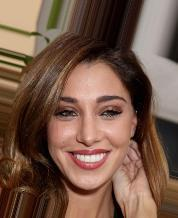
#> input picture test_celeba/011343.jpg, 178 x 218 px; its folder holds only this picture in this run
$ python resize.py
#> lines starting #> are read from the running program, lines starting #| are printed output that depends on the picture
import os
import numpy as np
from PIL import Image
import sys

names=os.listdir('test_celeba')

for name in names:
    im=Image.open('test_celeba/'+name)
#> im is the input picture: PIL image 178x218 RGB; mean R, G, B 118.6, 88.9, 73.2
    im2arr=np.array(im,dtype=np.float32)
    im = Image.fromarray(im2arr.astype('uint8'))
    im2 = im.resize((32, 32), Image.NEAREST)
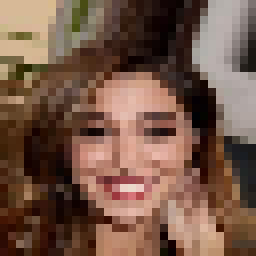
#> im2: PIL image 32x32 RGB (shown 8 times larger); mean R, G, B 117.6, 87.9, 72.3
    im2.save('celeba_resize/'+name+'.png')

$ run again, on test_celeba/032061.jpg
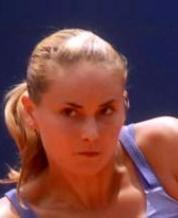
#> input picture test_celeba/032061.jpg, 178 x 218 px
#> im is the input picture: PIL image 178x218 RGB; mean R, G, B 118.4, 69.9, 72
#> `im2 = im.resize((32, 32), Image.NEAREST)`:
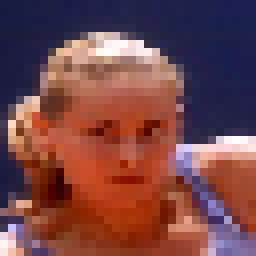
#> im2: PIL image 32x32 RGB (shown 8 times larger); mean R, G, B 118.5, 70.1, 72.4

$ run again, on test_celeba/032100.jpg
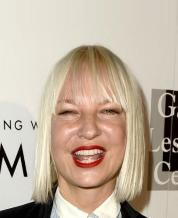
#> input picture test_celeba/032100.jpg, 178 x 218 px
#> im is the input picture: PIL image 178x218 RGB; mean R, G, B 192, 175.4, 157.6
#> `im2 = im.resize((32, 32), Image.NEAREST)`:
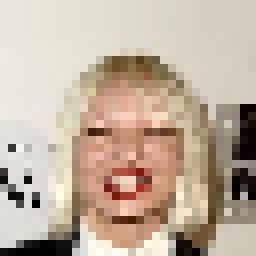
#> im2: PIL image 32x32 RGB (shown 8 times larger); mean R, G, B 192, 175.4, 157.6

$ run again, on test_celeba/032111.jpg
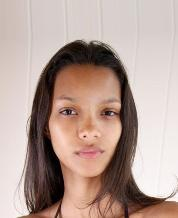
#> input picture test_celeba/032111.jpg, 178 x 218 px
#> im is the input picture: PIL image 178x218 RGB; mean R, G, B 181.8, 159.5, 151
#> `im2 = im.resize((32, 32), Image.NEAREST)`:
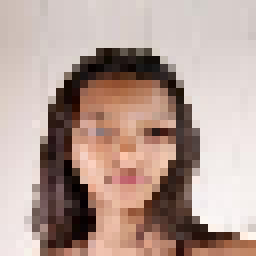
#> im2: PIL image 32x32 RGB (shown 8 times larger); mean R, G, B 181.4, 159, 150.6

$ run again, on test_celeba/011352.jpg
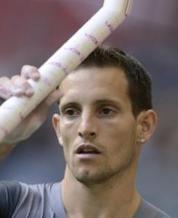
#> input picture test_celeba/011352.jpg, 178 x 218 px
#> im is the input picture: PIL image 178x218 RGB; mean R, G, B 121.6, 108.4, 107
#> `im2 = im.resize((32, 32), Image.NEAREST)`:
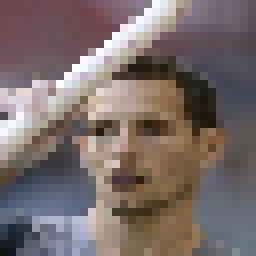
#> im2: PIL image 32x32 RGB (shown 8 times larger); mean R, G, B 121.4, 108.3, 107
